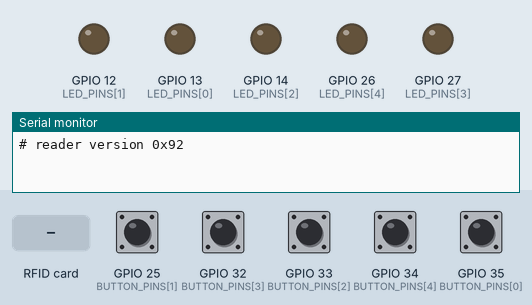
This program was run on a simulated ESP32. Parts: output pins drawn as LEDs (lit = HIGH), the last lines printed to the serial monitor. The test bench sets the inputs (shaded band); at power-on: GPIO 25 (BUTTON_PINS[1]), GPIO 32 (BUTTON_PINS[3]), GPIO 33 (BUTTON_PINS[2]), GPIO 34 (BUTTON_PINS[4]), GPIO 35 (BUTTON_PINS[0]) HIGH.

Above: at 1.6 s.
1.7 s: GPIO 25 (BUTTON_PINS[1]) pulled LOW for 0.15 s
At 1.77 s:
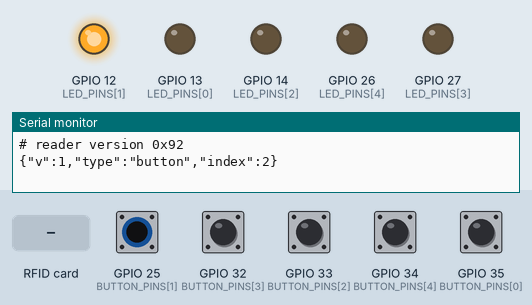
3.3 s: RFID card 5E 7A 19 C4 held to the reader
At 3.38 s:
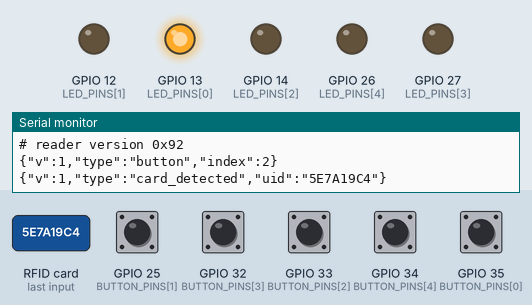
4.9 s: GPIO 32 (BUTTON_PINS[3]) pulled LOW for 0.15 s
At 4.98 s:
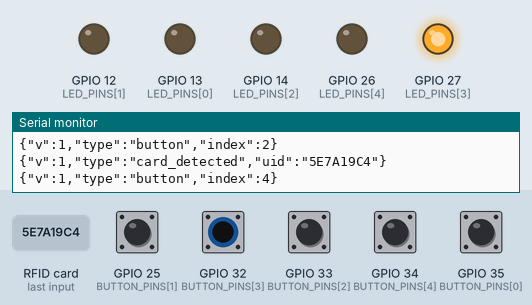
6.5 s: GPIO 33 (BUTTON_PINS[2]) pulled LOW for 0.15 s
At 6.56 s:
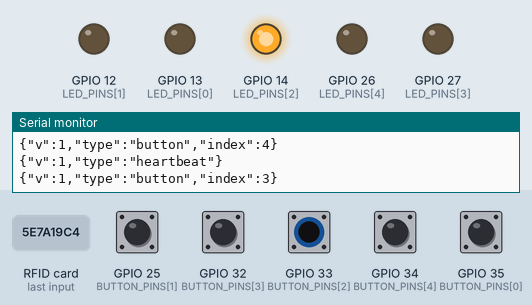
8.1 s: GPIO 34 (BUTTON_PINS[4]) pulled LOW for 0.15 s
At 8.17 s:
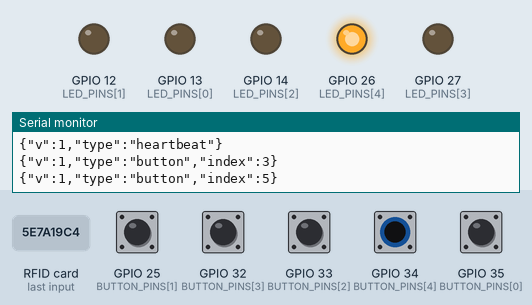
Timing chart, 0 to 10.7 s (numbered marks = the images above; inputs shaded):
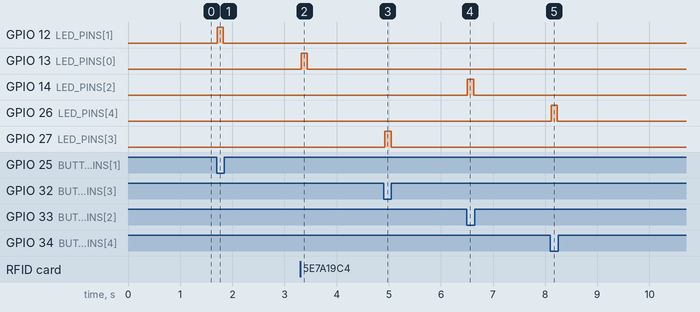

Measured:
- after the input at 1.7 s, GPIO 12 (LED_PINS[1]): LOW → HIGH at once, → LOW 0.12 s later
- after the input at 3.3 s, GPIO 13 (LED_PINS[0]): LOW → HIGH at once, → LOW 0.12 s later
- after the input at 4.9 s, GPIO 27 (LED_PINS[3]): LOW → HIGH at once, → LOW 0.12 s later
- after the input at 6.5 s, GPIO 14 (LED_PINS[2]): LOW → HIGH at once, → LOW 0.12 s later
- after the input at 8.1 s, GPIO 26 (LED_PINS[4]): LOW → HIGH at once, → LOW 0.12 s later

The program:

main.cpp
```cpp
/**
 * صندوق الروضة — بطاقة أو زرّ، سطرُ JSON واحد لكلٍّ.
 *
 * ⚠️ الحدّ الذي تقوم عليه المنظومة كلّها:
 * هذه اللوحة **لا تعرف معنى البطاقة ولا معنى الزرّ**. ترسل رقماً أو موضعاً،
 * ولا شيء غير ذلك. المعنى يعيش في جدول المنصّة، والقصّة تعرف الأسماء وحدها.
 * فتُفقد بطاقة؟ تُربط أخرى بالاسم نفسه ولا تتغيّر القصّة بحرف. ولو دخل رقم
 * البطاقة في المحتوى لانكسر ذلك كلّه.
 *
 * المخرَج سطرٌ واحد لكل حدث، JSON، على 115200:
 *
 *   {"v":1,"type":"card_detected","uid":"040A1B2C"}
 *   {"v":1,"type":"button","index":2}
 *   {"v":1,"type":"heartbeat"}
 *
 * `v` من اليوم الأول: بدونه لا سبيل لتغيير الشكل لاحقاً دون كسر كل صندوق
 * مثبَّت في روضة.
 */

#include <Arduino.h>
#include <SPI.h>
#include <MFRC522.h>

#include "pins.h"

MFRC522 mfrc522(SS_PIN, RST_PIN);

/**
 * رقم البطاقة: hex كبير، بصفر بادئ، بلا فواصل.
 *
 * ⚠️ `Serial.print(byte, HEX)` **يُسقط الصفر البادئ**: البايت 0x0A يُطبع
 * "A" لا "0A". فبطاقة 04 0A 1B 2C تعطي "40A1B2C"، وأخرى مختلفة تعطي النصّ
 * نفسه — بطاقتان برقم واحد. وهو عطل لا يظهر إلا أمام الصف ولا يفسّره شيء.
 */
static String uidHex() {
    String out;
    for (byte i = 0; i < mfrc522.uid.size; i++) {
        if (mfrc522.uid.uidByte[i] < 0x10) out += '0';
        out += String(mfrc522.uid.uidByte[i], HEX);
    }
    out.toUpperCase();
    return out;
}

/** وميض قصير — تأكيد بصري أن الضغطة أو المسحة وصلت. */
static void blink(uint8_t index) {
    if (index >= BUTTON_COUNT) return;
    digitalWrite(LED_PINS[index], HIGH);
    delay(120);
    digitalWrite(LED_PINS[index], LOW);
}

static bool     lastState[BUTTON_COUNT];
static uint32_t lastChange[BUTTON_COUNT];

/** الارتداد الميكانيكي يولّد عشرات الحوافّ في ضغطة واحدة. */
static const uint16_t DEBOUNCE_MS = 40;

void setup() {
    Serial.begin(115200);
    delay(300);

    for (uint8_t i = 0; i < BUTTON_COUNT; i++) {
        // مدخلا 34/35 بلا رفع داخلي — مقاومتهما خارجية (انظر pins.h).
        pinMode(BUTTON_PINS[i], BUTTON_NEEDS_EXTERNAL_PULLUP[i] ? INPUT : INPUT_PULLUP);
        pinMode(LED_PINS[i], OUTPUT);
        digitalWrite(LED_PINS[i], LOW);
        lastState[i] = HIGH;   // مرفوع = غير مضغوط
        lastChange[i] = 0;
    }

    SPI.begin();
    mfrc522.PCD_Init();
    delay(50);

    // 0x91/0x92 سليم، و0x00/0xFF توصيل خاطئ. يُطبع كتعليق لا كحدث، فلا
    // يخلط على المنصّة سطراً ليس من العقد.
    byte version = mfrc522.PCD_ReadRegister(MFRC522::VersionReg);
    Serial.print("# reader version 0x");
    Serial.println(version, HEX);
    Serial.flush();
}

void loop() {
    // ── الأزرار ───────────────────────────────────────────────────────────
    for (uint8_t i = 0; i < BUTTON_COUNT; i++) {
        bool state = digitalRead(BUTTON_PINS[i]);
        if (state == lastState[i]) continue;
        if (millis() - lastChange[i] < DEBOUNCE_MS) continue;

        lastChange[i] = millis();
        lastState[i] = state;

        // عند الضغط وحده (هبوط إلى الأرضي) — لا عند الإفلات، وإلّا عُدّت
        // كل ضغطة اختيارين.
        if (state == LOW) {
            Serial.print("{\"v\":1,\"type\":\"button\",\"index\":");
            Serial.print(i + 1);   // موضعٌ يبدأ من ١، كما تعدّه المنصّة
            Serial.println("}");
            Serial.flush();
            blink(i);
        }
    }

    // ── البطاقة ───────────────────────────────────────────────────────────
    if (mfrc522.PICC_IsNewCardPresent() && mfrc522.PICC_ReadCardSerial()) {
        Serial.print("{\"v\":1,\"type\":\"card_detected\",\"uid\":\"");
        Serial.print(uidHex());
        Serial.println("\"}");
        Serial.flush();
        blink(0);

        mfrc522.PICC_HaltA();
        // بدونها تُقرأ بطاقة واحدة ثم يتجمّد القارئ حتى إعادة التشغيل.
        mfrc522.PCD_StopCrypto1();
        delay(400);   // يمنع عدّ مسحة واحدة مرّتين
    }

    // ── نبضة ──────────────────────────────────────────────────────────────
    // بها تعرف المنصّة أن الصندوق حيّ لا صامت — وهو الفرق بين «لا أحد يضغط»
    // و«الكبل مفصول».
    static uint32_t lastBeat = 0;
    if (millis() - lastBeat > 5000) {
        lastBeat = millis();
        Serial.println("{\"v\":1,\"type\":\"heartbeat\"}");
        Serial.flush();
    }
}
```

pins.h
```cpp
#pragma once

// ── أرجل الصندوق ──────────────────────────────────────────────────────────
//
// القارئ على SPI: SCK=18، MISO=19، MOSI=23 (الافتراضي، لا يُعرَّف هنا).
#define RST_PIN 22
#define SS_PIN   5

// ⚠️ D34 و D35 مدخلان **فقط**، وبلا مقاومة رفع داخلية.
//
// هذا ليس تفصيلاً: `INPUT_PULLUP` عليهما لا يفعل شيئاً، فيطفو الطرف ويقرأ
// ضغطات وهمية لا يفسّرها شيء — زرّ «يضغط نفسه» أمام الصف. لكلٍّ منهما
// مقاومة رفع خارجية 10kΩ إلى 3.3V، والزرّ يوصّل إلى الأرضي.
//
// الترتيب هنا **هو** ترتيب الخيارات على الشاشة: الأول يختار الأول.
static const uint8_t BUTTON_PINS[] = {35, 25, 33, 32, 34};
static const bool    BUTTON_NEEDS_EXTERNAL_PULLUP[] = {true, false, false, false, true};

// مصباح لكل زرّ، بالترتيب نفسه.
//
// ⚠️ D12 رجل تقييد (MTDI): إن كانت مرفوعة إلى 3.3V لحظة الإقلاع ضبطت جهد
// الفلاش خطأً فلا تُقلع اللوحة. مصباح مع مقاومة إلى الأرضي آمن؛ أي رفع
// عليها ليس كذلك.
static const uint8_t LED_PINS[] = {13, 12, 14, 27, 26};

static const uint8_t BUTTON_COUNT = sizeof(BUTTON_PINS);
```
